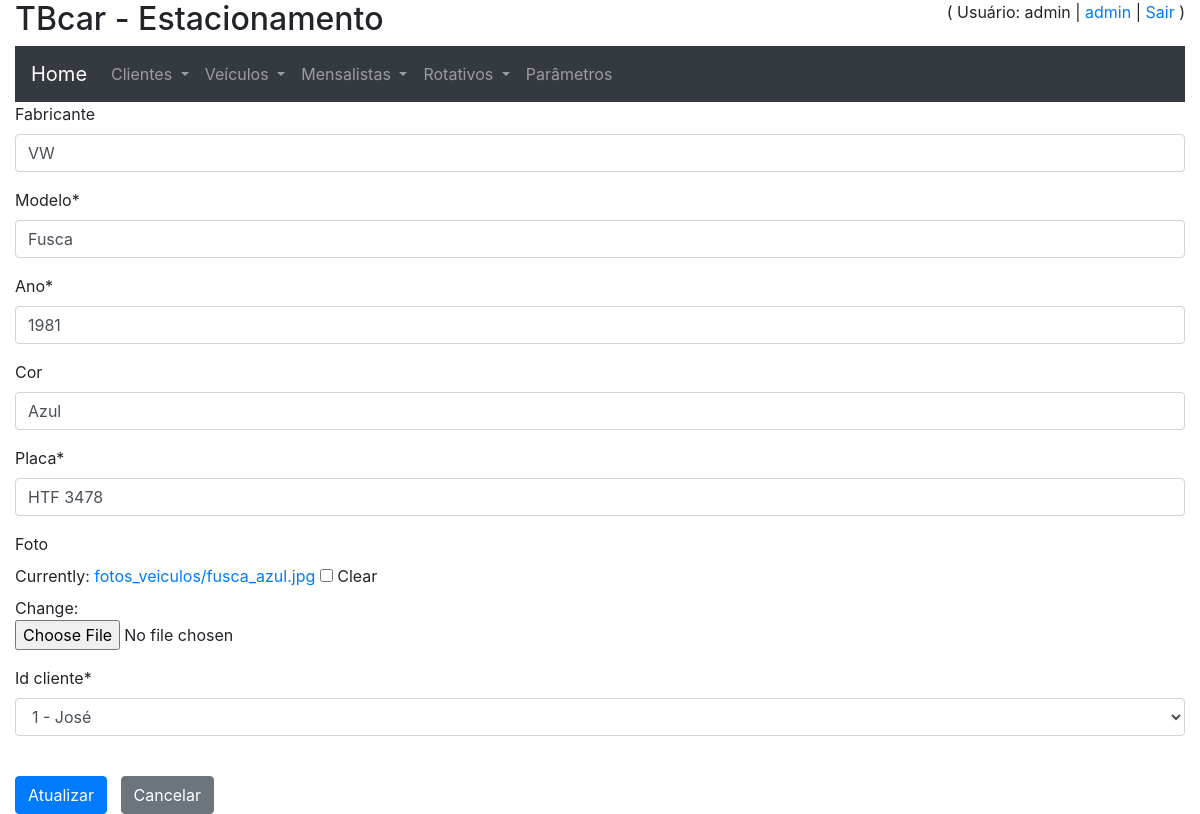
The page /atualiza_veiculo/2/ (signed in) on the database its author committed.
### core/models.py (models this page shows, shortened)
class Veiculo(models.Model):
    fabricante = models.CharField(max_length=50, blank=True, null=True)
    modelo = models.CharField(max_length=50)
    ano = models.CharField(max_length=20)
    cor = models.CharField(max_length=30, blank=True, null=True)
    placa = models.CharField(max_length=10)
    foto = models.ImageField(upload_to='fotos_veiculos', blank=True, null=True)
    id_cliente = models.ForeignKey("Cliente", on_delete=models.CASCADE)
    class Meta:
        verbose_name_plural = 'Veículos'

### core/views.py (the view)
# urls.py: path('atualiza_veiculo/<int:id>/', atualiza_veiculo, name='url_atualiza_veiculo'),
@login_required
def atualiza_veiculo(request, id):
    if request.user.is_staff and request.user.is_active:
        obj = Veiculo.objects.get(id=id)
        form = FormVeiculo(request.POST or None, request.FILES or None, instance=obj)
        if form.is_valid():
            form.save()
            messages.success(request, "Veículo atualizado com sucesso.")
            return redirect('url_listagem_veiculos')
        else:
            contexto = {'form': form, 'texto_titulo': 'Atualização de Veiculo', 'texto_botao': 'Atualizar',
                        'texto_cancelar': 'url_listagem_veiculos'}
            return render(request, 'core/cadastro.html', contexto)
    else:
        return render(request, 'core/nao-autorizado.html')

### core/forms.py
class FormVeiculo(ModelForm):
    class Meta:
        model = Veiculo
        fields = '__all__'

### core/models.py (called while the page is built)
    def __str__(self):
        return f'{self.id} - {self.nome}'

### core/templates/core/cadastro.html (shortened to what this page needs)
{% extends 'base.html' %}
{%  load crispy_forms_tags %}
{% block main %}
    <form method="post" enctype="multipart/form-data">
        {{  form | crispy }}
        <br>
        <button type="submit" class="btn btn-primary">{{ texto_botao }}</button> &nbsp;
        <button type="button" onclick="location.href='{% url texto_cancelar %}'" class="btn btn-secondary">Cancelar</button>
    </form>
{% endblock %}

### templates/base.html (shortened to what this page needs)
{% load static %}
<!DOCTYPE html>
<html lang="en">
<head>
    <link rel="stylesheet" href="https://stackpath.bootstrapcdn.com/bootstrap/4.5.2/css/bootstrap.min.css">
</head>
<body>
    <div class="container-fluid">
    <div class="row">
        <div class="col-xs-12 col-lg-6 col"> <h2>TBcar - Estacionamento</h2></div>
        <div class="col-xs-12 col-lg-6 text-right">
            {% if user.get_username %}
               ( Usuário: {{ user.get_username }} | <a href="/admin/">admin</a> | <a href="{% url 'logout' %}">Sair</a> )
            {% else %}
                ( <a href="{% url 'login' %}">Login</a> | <a href="{% url 'url_registrar' %}">Registrar</a> )
            {% endif %}
        </div>
    </div>
    <div>
    <nav class="navbar navbar-expand-sm bg-dark navbar-dark">
  <a class="navbar-brand" href="{% url 'url_principal' %}">Home</a>
        <ul class="navbar-nav"
    <li class="nav-item dropdown">
      <a class="nav-link dropdown-toggle" href="#" id="navbardrop" data-toggle="dropdown">
        Clientes
      </a>
    </li>
    <li class="nav-item dropdown">
      <a class="nav-link dropdown-toggle" href="#" id="navbardrop" data-toggle="dropdown">
        Veículos
      </a>
    </li>
    <li class="nav-item dropdown">
      <a class="nav-link dropdown-toggle" href="#" id="navbardrop" data-toggle="dropdown">
        Mensalistas
      </a>
    </li>
    <li class="nav-item dropdown">
      <a class="nav-link dropdown-toggle" href="#" id="navbardrop" data-toggle="dropdown">
        Rotativos
      </a>
    </li>
    <a class="nav-link" href="{% url 'url_listagem_parametros' %}">Parâmetros</a>
  </ul>
</nav>
    </div>
    <div>
    {% block main %}
    {% endblock %}
    </div>
    </div>
</body>
</html>

### rows shown on the page
Veiculo: fabricante "VW", modelo "Fusca", ano "1981", cor "Azul", placa "HTF 3478", id_cliente "1 - José"

### other values the page prints
{{ user.get_username }} "admin"
{{ texto_botao }} "Atualizar"
